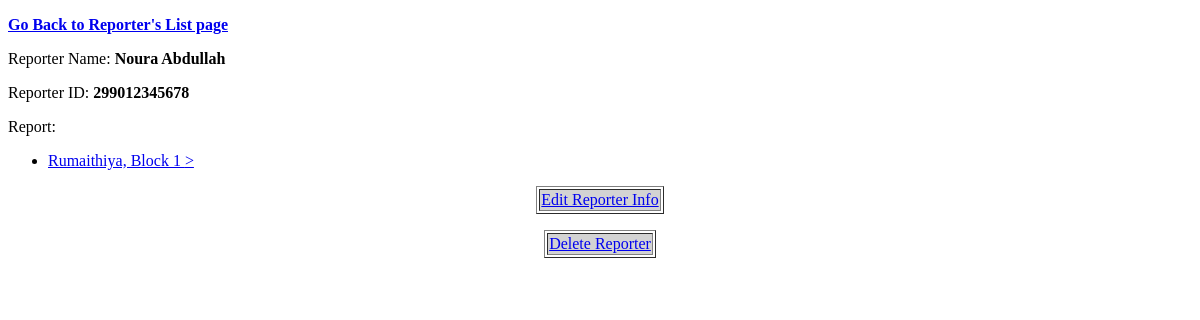
Page /report/show/reporter/299012345678/ on the earlier database version.
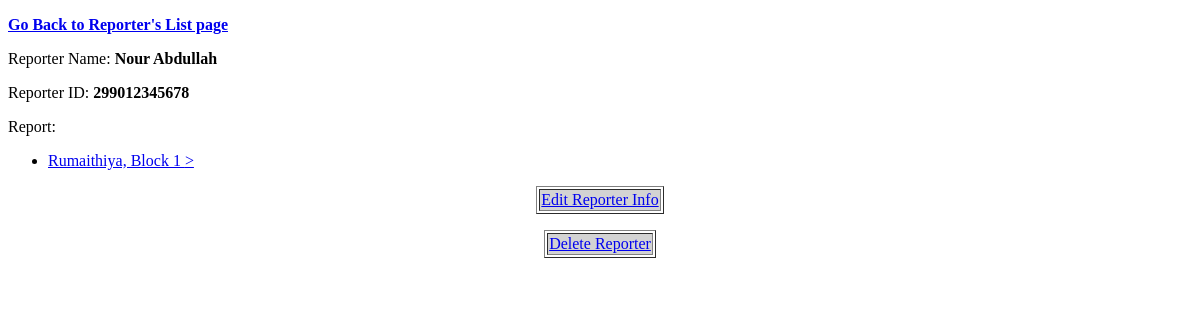
Same page on the later database version.
### report/models.py (models this page shows, shortened)
class Reporter(models.Model):
  civilid = models.CharField(max_length=50,primary_key=True)
  name = models.CharField(max_length=50)
  address = models.TextField(null=True, blank=True)
  email = models.EmailField()

### report/views.py (the view)
# urls.py: path('show/reporter/<int:reporter_civilid>/', views.reporter_details, name = 'show-reporter'),
def reporter_details(request, reporter_civilid):
  data={}
  reporters = Reporter.objects.get(civilid = reporter_civilid)
  report_list = reporters.report_set.all()
  data["reporter"] = reporters
  data["report"] = report_list
  return render(request, "reporter_details.html", context = data)

### report/templates/reporter_details.html (shortened to what this page needs)
<!DOCTYPE html>
<html lang="en">
<head>
</head>
<body>
      <p><strong><a href="/report/reporters/">Go Back to Reporter's List page</a></strong></p>
  <p>Reporter Name: <strong>{{ reporter.name }}</strong></p>
  <p>Reporter ID: <strong>{{ reporter.civilid}}</strong></p>
  <p>Report:</p>
  <ul>
  {% for o in report %}
    <li><a href="/report/show/report/{{o.id}}/"<strong>{{ o.Accident_Address }} </strong>></a></li>
  {% endfor %}
  </ul>
  <p>
  <table border=1 align="center">
    <tr bgcolor="lightgrey">
        <td align="center"><a href="/report/edit/reporter/{{reporter.civilid}}/">Edit Reporter Info</a></td>
    </tr>
  </table> </p>
  <p>
  <table border=1 align="center">
    <tr bgcolor="lightgrey">
        <td align="center"><a href="/report/delete/reporter/{{reporter.civilid}}/">Delete Reporter</a></td>
    </tr>
  </table> </p>
</body>
</html>

Differences in the rows shown:
changed Reporter id 299012345678: name "Noura Abdullah" → "Nour Abdullah"
